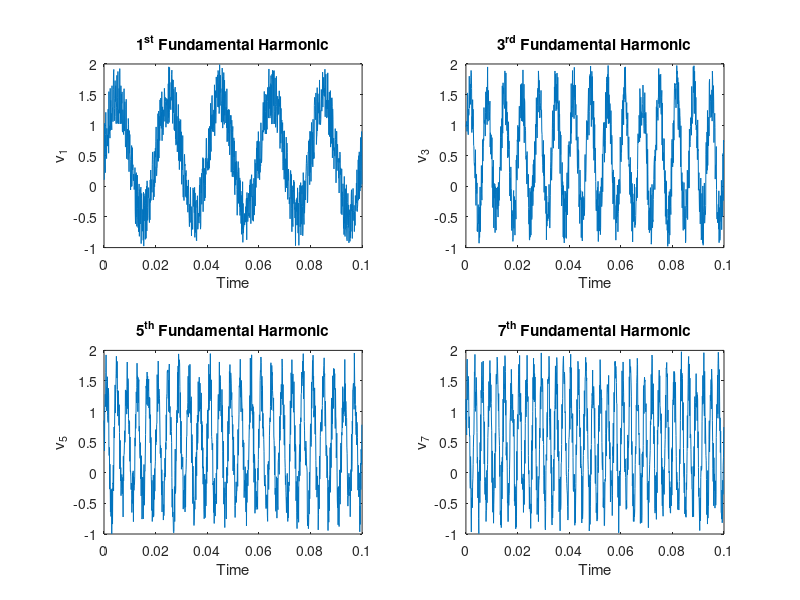

This chart was generated by the following MATLAB code: (Note: this script raises an error after producing the figure.)
% In FFT always try to take number of samples in the power of 2.
% Greater the samples greater will be the accuracy.

clc;
clear all;
close all;

fs = 10000; % Sampling Frequency
ts = 1/fs; % Sampled Time
t = 0:ts:0.1-ts; % Making intervals of the wave or sampling the wave.
L = length(t); % Number of Samples.
f = 50; % Fundamental Frequency = 50 Hz.
h1 = 1; % 1st Harmonic
h3 = 3; % 3rd Harmonic
h5 = 5; % 5th Harmonic
h7 = 7; % 7th Harmonic
h9 = 9; % 9th Harmonic
h11 = 11; % 11th Harmonic
h13 = 13; % 13th Harmonic
h15 = 15; % 15th Harmonic

v1 = 1*sin(2*pi*h1*f*t);
n1 = rand(1, length(v1)); % Generating a random number of sequence equal to the v1 signal's length.
v1_n1 = v1 + n1; % Adding random noise to the signal v1.

v3 = 1*sin(2*pi*h3*f*t);
n3 = rand(1, length(v3)); % Generating a random number of sequence equal to the v3 signal's length.
v3_n3 = v3 + n3; % Adding random noise to the signal v3.

v5 = 1*sin(2*pi*h5*f*t);
n5 = rand(1, length(v5)); % Generating a random number of sequence equal to the v5 signal's length.
v5_n5 = v5 + n5; % Adding random noise to the signal v5.

v7 = 1*sin(2*pi*h7*f*t);
n7 = rand(1, length(v7)); % Generating a random number of sequence equal to the v7 signal's length.
v7_n7 = v7 + n7; % Adding random noise to the signal v7.

v9 = 1*sin(2*pi*h9*f*t);
n9 = rand(1, length(v9)); % Generating a random number of sequence equal to the v9 signal's length.
v9_n9 = v9 + n9; % Adding random noise to the signal v9.

v11 = 1*sin(2*pi*h11*f*t);
n11 = rand(1, length(v11)); % Generating a random number of sequence equal to the v11 signal's length.
v11_n11 = v11 + n11; % Adding random noise to the signal v11.

v13 = 1*sin(2*pi*h13*f*t);
n13 = rand(1, length(v13)); % Generating a random number of sequence equal to the v13 signal's length.
v13_n13 = v13 + n13; % Adding random noise to the signal v13.

v15 = 1*sin(2*pi*h15*f*t);
n15 = rand(1, length(v15)); % Generating a random number of sequence equal to the v15 signal's length.
v15_n15 = v15 + n15; % Adding random noise to the signal v15.

v_sum_n = v1_n1 + v3_n3 + v5_n5 + v7_n7 + v9_n9 + v11_n11 + v13_n13 + v15_n15;

v_fft = fft(v_sum_n); % Taking Fast Fourier Transform of v_sum.
v_abs_with_random_amplitude = abs(v_fft); % Taking real values so that we can plot.
v_abs = 2*abs(v_fft)/L; % Correcting the Amplitude part so that graph can show correct amplitude of the harmonics also.
x_axis = (0:L-1)*fs/L;


% Plotting the Graphs of Waves.

figure (1)
subplot (2, 2, 1)
plot (t, v1_n1)
title('1^{st} Fundamental Harmonic')
xlabel('Time')
ylabel('v_1')

subplot (2, 2, 2)
plot (t, v3_n3)
title('3^{rd} Fundamental Harmonic')
xlabel('Time')
ylabel('v_3')

subplot (2, 2, 3)
plot (t, v5_n5)
title('5^{th} Fundamental Harmonic')
xlabel('Time')
ylabel('v_5')

subplot (2, 2, 4)
plot (t, v7_n7)
title('7^{th} Fundamental Harmonic')
xlabel('Time')
ylabel('v_7')

suptitle('1^{st}, 3^{rd}, 5^{th} and 7^{th} Harmonics') % We can use sgtitle also but it comes in the 2018th version of MATLAB.


figure (2)
subplot (2, 2, 1)
plot (t, v9_n9)
title('9^{th} Fundamental Harmonic')
xlabel('Time')
ylabel('v_9')

subplot (2, 2, 2)
plot (t, v11_n11)
title('11^{th} Fundamental Harmonic')
xlabel('Time')
ylabel('v_11')

subplot (2, 2, 3)
plot (t, v13_n13)
title('13^{th} Fundamental Harmonic')
xlabel('Time')
ylabel('v_13')

subplot (2, 2, 4)
plot (t, v15_n15)
title('15^{th} Fundamental Harmonic')
xlabel('Time')
ylabel('v_15')
ylabel('v_7')

suptitle('9^{th}, 11^{th}, 13^{th} and 15^{th} Harmonics')


figure (3)
plot (t, v_sum_n)
title('Overall sum of the wave containing 1st, 3rd, 5th, 7th, 9th, 11th, 13th and 15th Harmonics')
xlabel('Time')
ylabel('v_{sum}')

figure (4)
plot (x_axis, v_abs)
title('Fourier Transform of v_{sum}')
ylabel('v^{fft}_{sum}')